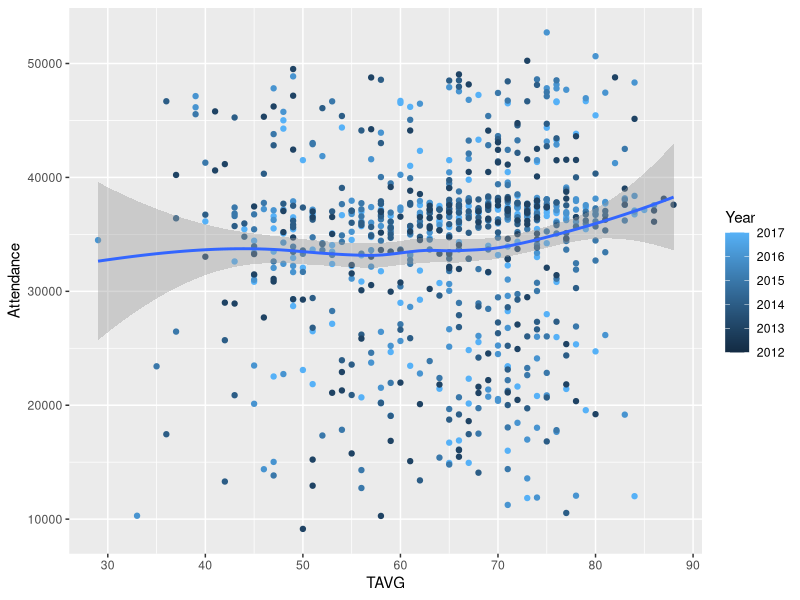
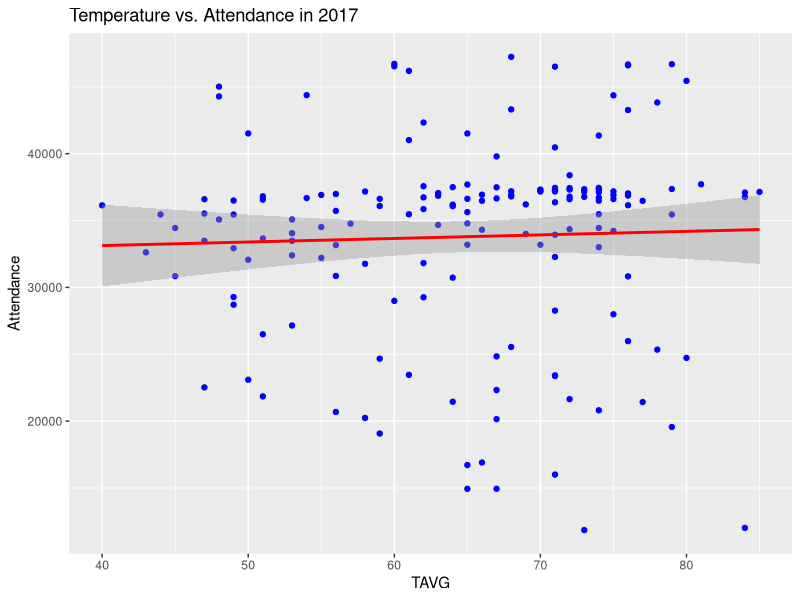
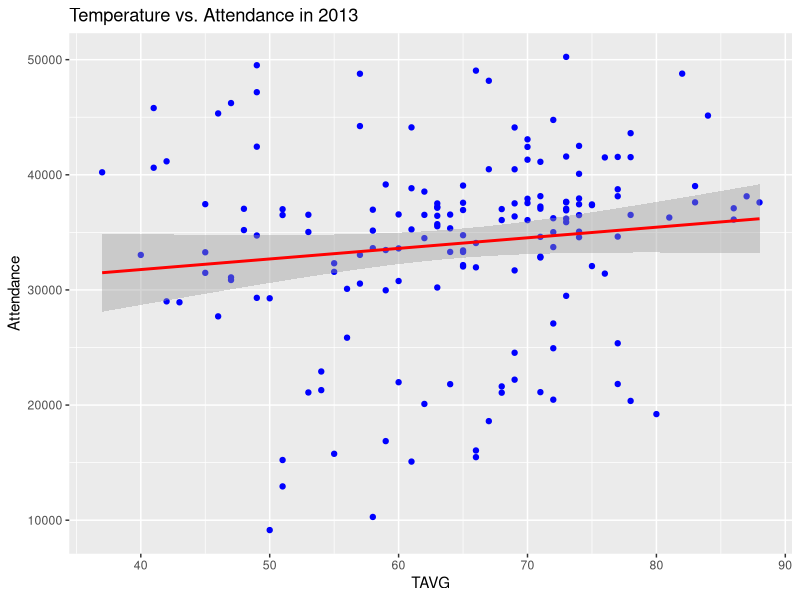
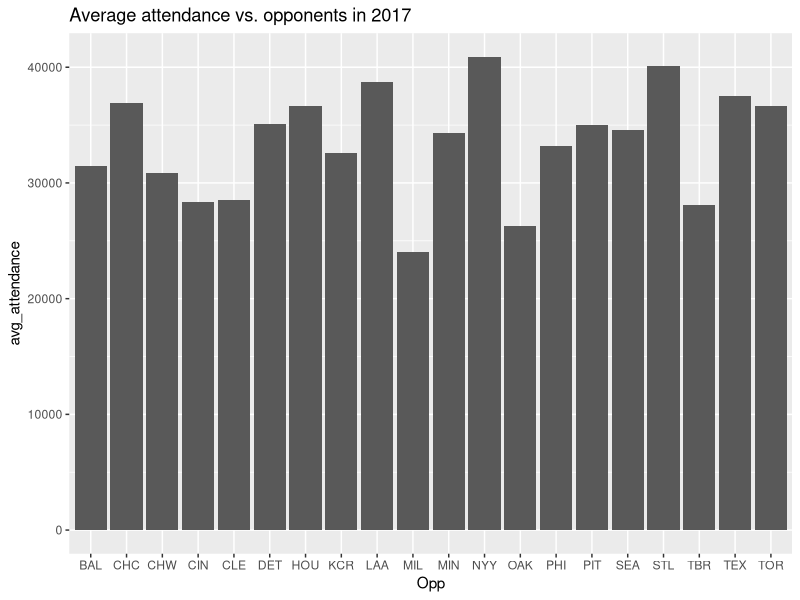
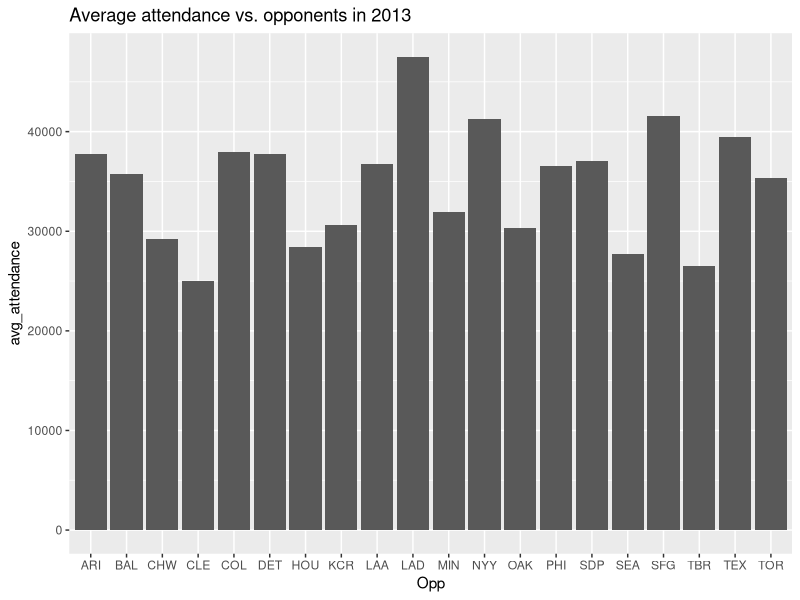
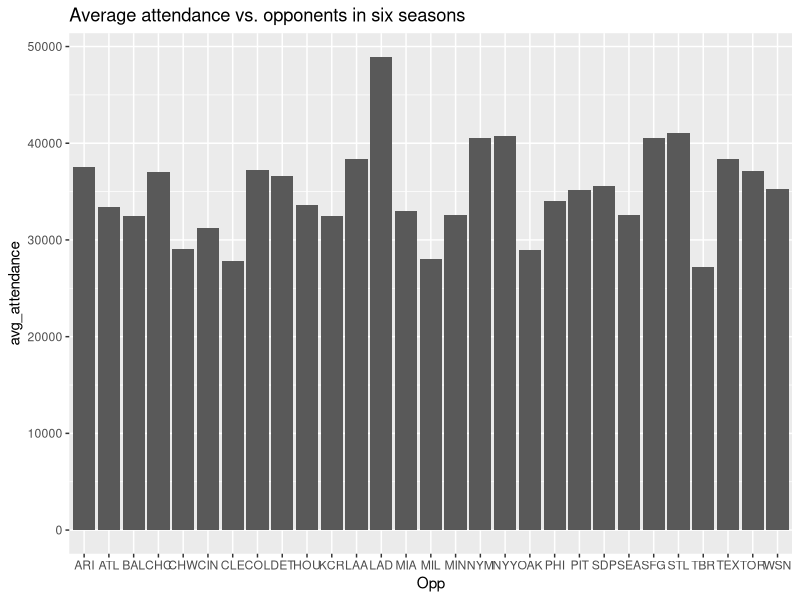

These figures' R source, in order:
## ---- chunk 1
knitr::opts_chunk$set(echo = TRUE)
## ---- chunk 2
baseball <- read.csv("baseball_weather.csv", header = T)
basketball <- read.csv("basketball_weather.csv", header = T)
library(dplyr)
library(ggplot2)
library(knitr)
baseball <- select(baseball, Gm., Year, DATE, X, Tm, Opp, W.L, Win, Loss, Save, Time, D.N, Attendance, TAVG, TMAX, TMIN)
write.csv(baseball, file = "baseball00.csv")
## ---- chunk 3
# Relationship between average temperature with attendance of 6 seasons
ggplot(baseball, mapping = aes(x = TAVG, y = Attendance)) +
  geom_point(mapping = aes(color = Year)) +
  geom_smooth()
## ---- chunk 4
# 2017 Season
baseball_2017 <- baseball %>% filter(Year == 2017)
# Relationship between average temperature with attendance of season 2017
ggplot(baseball_2017, aes(TAVG, Attendance)) + geom_point(color = "blue") + 
  geom_smooth(method = "lm", color = "red") + ggtitle("Temperature vs. Attendance in 2017")


# 2013 Season
baseball_2013 <- baseball %>% filter(Year == 2013)
# Relationship between average temperature with attendance of season 2013
ggplot(baseball_2013, aes(TAVG, Attendance)) + geom_point(color = "blue") + 
  geom_smooth(method = "lm", color = "red") + ggtitle("Temperature vs. Attendance in 2013")
## ---- chunk 5
# 2017
# Summary of attendance in seanson 2017 with different opponent.
# Group by different opponents and arrange the attendance from high to low
baseball_opp <- baseball_2017 %>% group_by(Opp) %>% summarise(avg_attendance = mean(Attendance))
baseball_opp <- arrange(baseball_opp, desc(avg_attendance))

ggplot(baseball_opp, aes(Opp, avg_attendance)) + 
  geom_bar(stat = "identity") +
  ggtitle("Average attendance vs. opponents in 2017")

kable(baseball_opp)

# Based on the summary plot and average attendance table with different opponents,
## ---- chunk 6
# 2013
# Summary of attendance in seanson 2013 with different opponent.
# Group by different opponents and arrange the attendance from high to low
baseball_opp <- baseball_2013 %>% group_by(Opp) %>% summarise(avg_attendance = mean(Attendance))
baseball_opp <- arrange(baseball_opp, desc(avg_attendance))

ggplot(baseball_opp, aes(Opp, avg_attendance)) + 
  geom_bar(stat = "identity") +
  ggtitle("Average attendance vs. opponents in 2013")

kable(baseball_opp)
## ---- chunk 7
# Summary of attendance in 6 seansons with different opponent.
# Group by different opponents and arrange the attendance from high to low
baseball_opp <- baseball %>% group_by(Opp) %>% summarise(avg_attendance = mean(Attendance))
baseball_opp <- arrange(baseball_opp, desc(avg_attendance))

ggplot(baseball_opp, aes(Opp, avg_attendance)) +
  geom_bar(stat = "identity") + ggtitle("Average attendance vs. opponents in six seasons")

kable(baseball_opp)
